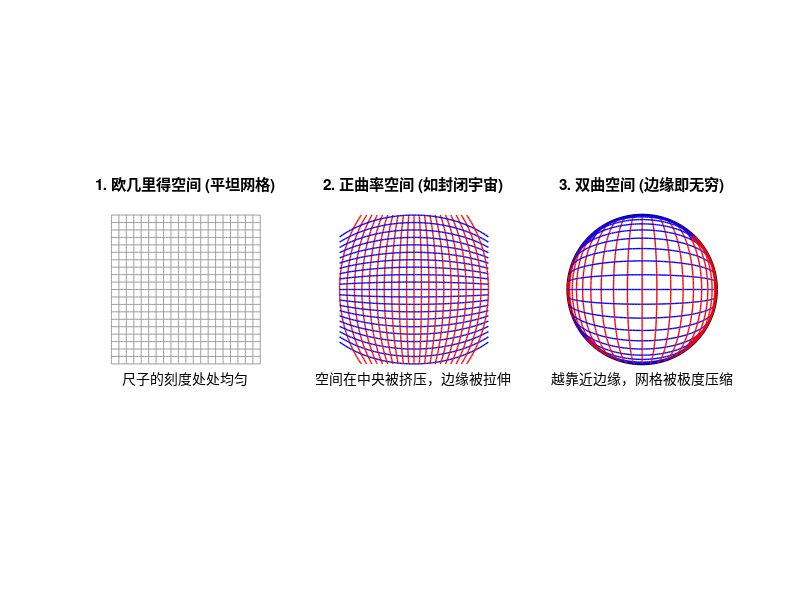

Write MATLAB code to recreate this figure.
% ==========================================
% 空间扭曲的直观演示：网格的变形
% ==========================================

close all; clear; clc;

% 生成基础网格线的数据 (代表我们在平坦世界里的刻度尺)
num_lines = 21; % 网格线的数量
t = linspace(-1, 1, 100);
grid_points = linspace(-1, 1, num_lines);

figure('Name', '空间的演变：从平坦到扭曲', 'Position', [100, 200, 1200, 400]);

% === 第一步：平坦的欧几里得空间 (正常的方格纸) ===
subplot(1, 3, 1); hold on;
for i = 1:num_lines
    % 画水平线和垂直线
    plot(t, grid_points(i)*ones(size(t)), 'k-', 'Color', [0.6 0.6 0.6]);
    plot(grid_points(i)*ones(size(t)), t, 'k-', 'Color', [0.6 0.6 0.6]);
end
title('1. 欧几里得空间 (平坦网格)');
text(0, -1.2, '尺子的刻度处处均匀', 'HorizontalAlignment', 'center');
axis equal; axis([-1.1 1.1 -1.1 1.1]); axis off;

% === 第二步：正曲率空间 (类似球面，空间向外膨胀) ===
% 数学变换：让网格向中心收缩，边缘膨胀 (模拟将平铺的网格拉伸到球面上)
subplot(1, 3, 2); hold on;
for i = 1:num_lines
    % 水平线变形
    x_horiz = t;
    y_horiz = grid_points(i) * sqrt(1 - (t.^2)/2);
    plot(x_horiz, y_horiz, 'b-', 'LineWidth', 1);
    
    % 垂直线变形
    y_vert = t;
    x_vert = grid_points(i) * sqrt(1 - (t.^2)/2);
    plot(x_vert, y_vert, 'r-', 'LineWidth', 1);
end
title('2. 正曲率空间 (如封闭宇宙)');
text(0, -1.2, '空间在中央被挤压，边缘被拉伸', 'HorizontalAlignment', 'center');
axis equal; axis([-1.1 1.1 -1.1 1.1]); axis off;

% === 第三步：负曲率双曲空间 (庞加莱圆盘，贝特朗悖论的 1/3 解) ===
% 数学变换：将无限大的网格塞进一个有限的圆盘里
subplot(1, 3, 3); hold on;
% 画出宇宙的边界 (绝对的无穷远)
theta = linspace(0, 2*pi, 100);
plot(cos(theta), sin(theta), 'k-', 'LineWidth', 2);

for i = 1:num_lines
    % 基础直线
    line_x = t; 
    line_y = grid_points(i) * ones(size(t));
    
    % 庞加莱映射变换 (计算复杂的非欧变换)
    denom_horiz = 1 + line_x.^2 + line_y.^2;
    hx_horiz = (2 * line_x) ./ denom_horiz;
    hy_horiz = (2 * line_y) ./ denom_horiz;
    plot(hx_horiz, hy_horiz, 'b-', 'LineWidth', 1);
    
    % 垂直线变换
    denom_vert = 1 + line_y.^2 + line_x.^2;
    hx_vert = (2 * line_y) ./ denom_vert;
    hy_vert = (2 * line_x) ./ denom_vert;
    plot(hx_vert, hy_vert, 'r-', 'LineWidth', 1);
end
title('3. 双曲空间 (边缘即无穷)');
text(0, -1.2, '越靠近边缘，网格被极度压缩', 'HorizontalAlignment', 'center');
axis equal; axis([-1.1 1.1 -1.1 1.1]); axis off;
